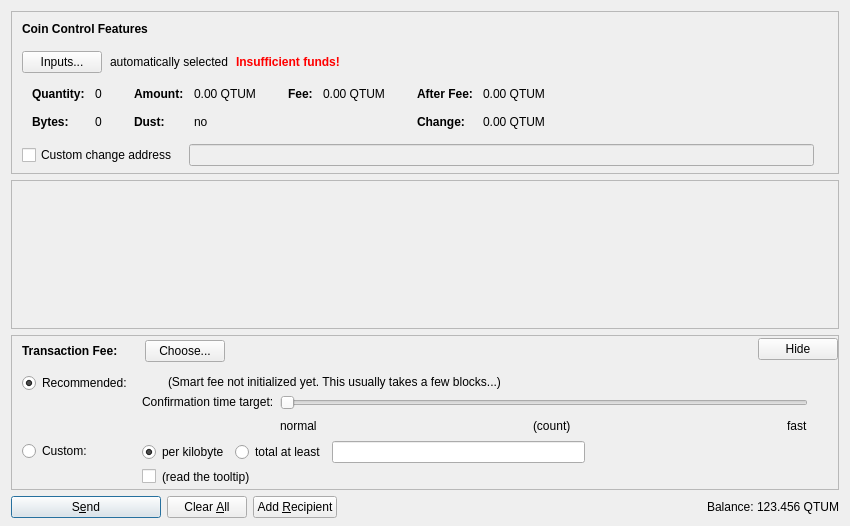
<?xml version="1.0" encoding="UTF-8"?>
<ui version="4.0">
 <class>SendCoinsDialog</class>
 <widget class="QDialog" name="SendCoinsDialog">
  <property name="geometry">
   <rect>
    <x>0</x>
    <y>0</y>
    <width>850</width>
    <height>526</height>
   </rect>
  </property>
  <property name="windowTitle">
   <string>Send Coins</string>
  </property>
  <layout class="QVBoxLayout" name="verticalLayout" stretch="0,1,0,0">
   <property name="bottomMargin">
    <number>8</number>
   </property>
   <item>
    <widget class="QFrame" name="frameCoinControl">
     <property name="sizePolicy">
      <sizepolicy hsizetype="Expanding" vsizetype="Expanding">
       <horstretch>0</horstretch>
       <verstretch>0</verstretch>
      </sizepolicy>
     </property>
     <property name="maximumSize">
      <size>
       <width>16777215</width>
       <height>16777215</height>
      </size>
     </property>
     <property name="frameShape">
      <enum>QFrame::StyledPanel</enum>
     </property>
     <property name="frameShadow">
      <enum>QFrame::Sunken</enum>
     </property>
     <layout class="QVBoxLayout" name="verticalLayoutCoinControl2">
      <property name="spacing">
       <number>0</number>
      </property>
      <property name="leftMargin">
       <number>0</number>
      </property>
      <property name="topMargin">
       <number>0</number>
      </property>
      <property name="rightMargin">
       <number>0</number>
      </property>
      <property name="bottomMargin">
       <number>6</number>
      </property>
      <item>
       <layout class="QVBoxLayout" name="verticalLayoutCoinControl" stretch="0,0,0,0,1">
        <property name="spacing">
         <number>0</number>
        </property>
        <property name="leftMargin">
         <number>10</number>
        </property>
        <property name="topMargin">
         <number>10</number>
        </property>
        <item>
         <layout class="QHBoxLayout" name="horizontalLayoutCoinControl1">
          <property name="bottomMargin">
           <number>15</number>
          </property>
          <item>
           <widget class="QLabel" name="labelCoinControlFeatures">
            <property name="sizePolicy">
             <sizepolicy hsizetype="Preferred" vsizetype="Maximum">
              <horstretch>0</horstretch>
              <verstretch>0</verstretch>
             </sizepolicy>
            </property>
            <property name="font">
             <font>
              <weight>75</weight>
              <bold>true</bold>
             </font>
            </property>
            <property name="styleSheet">
             <string notr="true">font-weight:bold;</string>
            </property>
            <property name="text">
             <string>Coin Control Features</string>
            </property>
           </widget>
          </item>
         </layout>
        </item>
        <item>
         <layout class="QHBoxLayout" name="horizontalLayoutCoinControl2" stretch="0,0,0,0">
          <property name="spacing">
           <number>8</number>
          </property>
          <property name="bottomMargin">
           <number>10</number>
          </property>
          <item>
           <widget class="QPushButton" name="pushButtonCoinControl">
            <property name="styleSheet">
             <string notr="true"/>
            </property>
            <property name="text">
             <string>Inputs...</string>
            </property>
            <property name="autoDefault">
             <bool>false</bool>
            </property>
           </widget>
          </item>
          <item>
           <widget class="QLabel" name="labelCoinControlAutomaticallySelected">
            <property name="text">
             <string>automatically selected</string>
            </property>
            <property name="margin">
             <number>5</number>
            </property>
           </widget>
          </item>
          <item>
           <widget class="QLabel" name="labelCoinControlInsuffFunds">
            <property name="font">
             <font>
              <weight>75</weight>
              <bold>true</bold>
             </font>
            </property>
            <property name="styleSheet">
             <string notr="true">color:red;font-weight:bold;</string>
            </property>
            <property name="text">
             <string>Insufficient funds!</string>
            </property>
            <property name="margin">
             <number>5</number>
            </property>
           </widget>
          </item>
          <item>
           <spacer name="horizontalSpacerCoinControl">
            <property name="orientation">
             <enum>Qt::Horizontal</enum>
            </property>
            <property name="sizeHint" stdset="0">
             <size>
              <width>40</width>
              <height>1</height>
             </size>
            </property>
           </spacer>
          </item>
         </layout>
        </item>
        <item>
         <widget class="QWidget" name="widgetCoinControl" native="true">
          <property name="sizePolicy">
           <sizepolicy hsizetype="Preferred" vsizetype="Preferred">
            <horstretch>0</horstretch>
            <verstretch>0</verstretch>
           </sizepolicy>
          </property>
          <property name="minimumSize">
           <size>
            <width>0</width>
            <height>0</height>
           </size>
          </property>
          <property name="styleSheet">
           <string notr="true"/>
          </property>
          <layout class="QHBoxLayout" name="horizontalLayoutCoinControl5">
           <property name="leftMargin">
            <number>0</number>
           </property>
           <property name="topMargin">
            <number>0</number>
           </property>
           <property name="rightMargin">
            <number>0</number>
           </property>
           <property name="bottomMargin">
            <number>0</number>
           </property>
           <item>
            <layout class="QHBoxLayout" name="horizontalLayoutCoinControl3" stretch="0,0,0,1">
             <property name="spacing">
              <number>20</number>
             </property>
             <property name="topMargin">
              <number>0</number>
             </property>
             <property name="bottomMargin">
              <number>10</number>
             </property>
             <item>
              <layout class="QFormLayout" name="formLayoutCoinControl1">
               <property name="horizontalSpacing">
                <number>10</number>
               </property>
               <property name="verticalSpacing">
                <number>14</number>
               </property>
               <property name="leftMargin">
                <number>10</number>
               </property>
               <property name="topMargin">
                <number>4</number>
               </property>
               <property name="rightMargin">
                <number>6</number>
               </property>
               <item row="0" column="0">
                <widget class="QLabel" name="labelCoinControlQuantityText">
                 <property name="font">
                  <font>
                   <weight>75</weight>
                   <bold>true</bold>
                  </font>
                 </property>
                 <property name="text">
                  <string>Quantity:</string>
                 </property>
                 <property name="margin">
                  <number>0</number>
                 </property>
                </widget>
               </item>
               <item row="0" column="1">
                <widget class="QLabel" name="labelCoinControlQuantity">
                 <property name="cursor">
                  <cursorShape>IBeamCursor</cursorShape>
                 </property>
                 <property name="contextMenuPolicy">
                  <enum>Qt::ActionsContextMenu</enum>
                 </property>
                 <property name="text">
                  <string notr="true">0</string>
                 </property>
                 <property name="margin">
                  <number>0</number>
                 </property>
                 <property name="textInteractionFlags">
                  <set>Qt::LinksAccessibleByMouse|Qt::TextSelectableByKeyboard|Qt::TextSelectableByMouse</set>
                 </property>
                </widget>
               </item>
               <item row="1" column="0">
                <widget class="QLabel" name="labelCoinControlBytesText">
                 <property name="font">
                  <font>
                   <weight>75</weight>
                   <bold>true</bold>
                  </font>
                 </property>
                 <property name="text">
                  <string>Bytes:</string>
                 </property>
                </widget>
               </item>
               <item row="1" column="1">
                <widget class="QLabel" name="labelCoinControlBytes">
                 <property name="cursor">
                  <cursorShape>IBeamCursor</cursorShape>
                 </property>
                 <property name="contextMenuPolicy">
                  <enum>Qt::ActionsContextMenu</enum>
                 </property>
                 <property name="text">
                  <string notr="true">0</string>
                 </property>
                 <property name="textInteractionFlags">
                  <set>Qt::LinksAccessibleByMouse|Qt::TextSelectableByKeyboard|Qt::TextSelectableByMouse</set>
                 </property>
                </widget>
               </item>
              </layout>
             </item>
             <item>
              <layout class="QFormLayout" name="formLayoutCoinControl2">
               <property name="horizontalSpacing">
                <number>10</number>
               </property>
               <property name="verticalSpacing">
                <number>14</number>
               </property>
               <property name="leftMargin">
                <number>6</number>
               </property>
               <property name="topMargin">
                <number>4</number>
               </property>
               <property name="rightMargin">
                <number>6</number>
               </property>
               <item row="0" column="0">
                <widget class="QLabel" name="labelCoinControlAmountText">
                 <property name="font">
                  <font>
                   <weight>75</weight>
                   <bold>true</bold>
                  </font>
                 </property>
                 <property name="text">
                  <string>Amount:</string>
                 </property>
                 <property name="margin">
                  <number>0</number>
                 </property>
                </widget>
               </item>
               <item row="0" column="1">
                <widget class="QLabel" name="labelCoinControlAmount">
                 <property name="cursor">
                  <cursorShape>IBeamCursor</cursorShape>
                 </property>
                 <property name="contextMenuPolicy">
                  <enum>Qt::ActionsContextMenu</enum>
                 </property>
                 <property name="text">
                  <string notr="true">0.00 QTUM</string>
                 </property>
                 <property name="textInteractionFlags">
                  <set>Qt::LinksAccessibleByMouse|Qt::TextSelectableByKeyboard|Qt::TextSelectableByMouse</set>
                 </property>
                </widget>
               </item>
               <item row="1" column="0">
                <widget class="QLabel" name="labelCoinControlLowOutputText">
                 <property name="font">
                  <font>
                   <weight>75</weight>
                   <bold>true</bold>
                  </font>
                 </property>
                 <property name="text">
                  <string>Dust:</string>
                 </property>
                </widget>
               </item>
               <item row="1" column="1">
                <widget class="QLabel" name="labelCoinControlLowOutput">
                 <property name="cursor">
                  <cursorShape>IBeamCursor</cursorShape>
                 </property>
                 <property name="contextMenuPolicy">
                  <enum>Qt::ActionsContextMenu</enum>
                 </property>
                 <property name="text">
                  <string notr="true">no</string>
                 </property>
                 <property name="textInteractionFlags">
                  <set>Qt::LinksAccessibleByMouse|Qt::TextSelectableByKeyboard|Qt::TextSelectableByMouse</set>
                 </property>
                </widget>
               </item>
              </layout>
             </item>
             <item>
              <layout class="QFormLayout" name="formLayoutCoinControl3">
               <property name="horizontalSpacing">
                <number>10</number>
               </property>
               <property name="verticalSpacing">
                <number>14</number>
               </property>
               <property name="leftMargin">
                <number>6</number>
               </property>
               <property name="topMargin">
                <number>4</number>
               </property>
               <property name="rightMargin">
                <number>6</number>
               </property>
               <item row="0" column="0">
                <widget class="QLabel" name="labelCoinControlFeeText">
                 <property name="font">
                  <font>
                   <weight>75</weight>
                   <bold>true</bold>
                  </font>
                 </property>
                 <property name="text">
                  <string>Fee:</string>
                 </property>
                 <property name="margin">
                  <number>0</number>
                 </property>
                </widget>
               </item>
               <item row="0" column="1">
                <widget class="QLabel" name="labelCoinControlFee">
                 <property name="cursor">
                  <cursorShape>IBeamCursor</cursorShape>
                 </property>
                 <property name="contextMenuPolicy">
                  <enum>Qt::ActionsContextMenu</enum>
                 </property>
                 <property name="text">
                  <string notr="true">0.00 QTUM</string>
                 </property>
                 <property name="textInteractionFlags">
                  <set>Qt::LinksAccessibleByMouse|Qt::TextSelectableByKeyboard|Qt::TextSelectableByMouse</set>
                 </property>
                </widget>
               </item>
              </layout>
             </item>
             <item>
              <layout class="QFormLayout" name="formLayoutCoinControl4">
               <property name="horizontalSpacing">
                <number>10</number>
               </property>
               <property name="verticalSpacing">
                <number>14</number>
               </property>
               <property name="leftMargin">
                <number>6</number>
               </property>
               <property name="topMargin">
                <number>4</number>
               </property>
               <property name="rightMargin">
                <number>6</number>
               </property>
               <item row="0" column="0">
                <widget class="QLabel" name="labelCoinControlAfterFeeText">
                 <property name="font">
                  <font>
                   <weight>75</weight>
                   <bold>true</bold>
                  </font>
                 </property>
                 <property name="text">
                  <string>After Fee:</string>
                 </property>
                 <property name="margin">
                  <number>0</number>
                 </property>
                </widget>
               </item>
               <item row="0" column="1">
                <widget class="QLabel" name="labelCoinControlAfterFee">
                 <property name="cursor">
                  <cursorShape>IBeamCursor</cursorShape>
                 </property>
                 <property name="contextMenuPolicy">
                  <enum>Qt::ActionsContextMenu</enum>
                 </property>
                 <property name="text">
                  <string notr="true">0.00 QTUM</string>
                 </property>
                 <property name="textInteractionFlags">
                  <set>Qt::LinksAccessibleByMouse|Qt::TextSelectableByKeyboard|Qt::TextSelectableByMouse</set>
                 </property>
                </widget>
               </item>
               <item row="1" column="0">
                <widget class="QLabel" name="labelCoinControlChangeText">
                 <property name="font">
                  <font>
                   <weight>75</weight>
                   <bold>true</bold>
                  </font>
                 </property>
                 <property name="text">
                  <string>Change:</string>
                 </property>
                </widget>
               </item>
               <item row="1" column="1">
                <widget class="QLabel" name="labelCoinControlChange">
                 <property name="cursor">
                  <cursorShape>IBeamCursor</cursorShape>
                 </property>
                 <property name="contextMenuPolicy">
                  <enum>Qt::ActionsContextMenu</enum>
                 </property>
                 <property name="text">
                  <string notr="true">0.00 QTUM</string>
                 </property>
                 <property name="textInteractionFlags">
                  <set>Qt::LinksAccessibleByMouse|Qt::TextSelectableByKeyboard|Qt::TextSelectableByMouse</set>
                 </property>
                </widget>
               </item>
              </layout>
             </item>
            </layout>
           </item>
          </layout>
         </widget>
        </item>
        <item>
         <layout class="QHBoxLayout" name="horizontalLayoutCoinControl4" stretch="0,0,0">
          <property name="spacing">
           <number>12</number>
          </property>
          <property name="sizeConstraint">
           <enum>QLayout::SetDefaultConstraint</enum>
          </property>
          <property name="topMargin">
           <number>5</number>
          </property>
          <property name="rightMargin">
           <number>5</number>
          </property>
          <item>
           <widget class="QCheckBox" name="checkBoxCoinControlChange">
            <property name="toolTip">
             <string>If this is activated, but the change address is empty or invalid, change will be sent to a newly generated address.</string>
            </property>
            <property name="text">
             <string>Custom change address</string>
            </property>
           </widget>
          </item>
          <item>
           <widget class="QValidatedLineEdit" name="lineEditCoinControlChange">
            <property name="enabled">
             <bool>false</bool>
            </property>
            <property name="sizePolicy">
             <sizepolicy hsizetype="Expanding" vsizetype="Fixed">
              <horstretch>0</horstretch>
              <verstretch>0</verstretch>
             </sizepolicy>
            </property>
           </widget>
          </item>
          <item>
           <widget class="QLabel" name="labelCoinControlChangeLabel">
            <property name="sizePolicy">
             <sizepolicy hsizetype="Preferred" vsizetype="Expanding">
              <horstretch>0</horstretch>
              <verstretch>0</verstretch>
             </sizepolicy>
            </property>
            <property name="minimumSize">
             <size>
              <width>0</width>
              <height>0</height>
             </size>
            </property>
            <property name="text">
             <string/>
            </property>
            <property name="margin">
             <number>3</number>
            </property>
           </widget>
          </item>
         </layout>
        </item>
        <item>
         <spacer name="verticalSpacerCoinControl">
          <property name="orientation">
           <enum>Qt::Vertical</enum>
          </property>
          <property name="sizeHint" stdset="0">
           <size>
            <width>800</width>
            <height>1</height>
           </size>
          </property>
         </spacer>
        </item>
       </layout>
      </item>
     </layout>
    </widget>
   </item>
   <item>
    <widget class="QScrollArea" name="scrollArea">
     <property name="widgetResizable">
      <bool>true</bool>
     </property>
     <widget class="QWidget" name="scrollAreaWidgetContents">
      <property name="geometry">
       <rect>
        <x>0</x>
        <y>0</y>
        <width>830</width>
        <height>104</height>
       </rect>
      </property>
      <layout class="QVBoxLayout" name="verticalLayout_2" stretch="0,1">
       <property name="leftMargin">
        <number>0</number>
       </property>
       <property name="topMargin">
        <number>0</number>
       </property>
       <property name="rightMargin">
        <number>0</number>
       </property>
       <property name="bottomMargin">
        <number>0</number>
       </property>
       <item>
        <layout class="QVBoxLayout" name="entries">
         <property name="spacing">
          <number>6</number>
         </property>
        </layout>
       </item>
       <item>
        <spacer name="verticalSpacer">
         <property name="orientation">
          <enum>Qt::Vertical</enum>
         </property>
         <property name="sizeHint" stdset="0">
          <size>
           <width>20</width>
           <height>40</height>
          </size>
         </property>
        </spacer>
       </item>
      </layout>
     </widget>
    </widget>
   </item>
   <item>
    <widget class="QFrame" name="frameFee">
     <property name="sizePolicy">
      <sizepolicy hsizetype="Expanding" vsizetype="Expanding">
       <horstretch>0</horstretch>
       <verstretch>0</verstretch>
      </sizepolicy>
     </property>
     <property name="maximumSize">
      <size>
       <width>16777215</width>
       <height>16777215</height>
      </size>
     </property>
     <property name="frameShape">
      <enum>QFrame::StyledPanel</enum>
     </property>
     <property name="frameShadow">
      <enum>QFrame::Sunken</enum>
     </property>
     <layout class="QVBoxLayout" name="verticalLayoutFee1">
      <property name="spacing">
       <number>0</number>
      </property>
      <property name="leftMargin">
       <number>0</number>
      </property>
      <property name="topMargin">
       <number>0</number>
      </property>
      <property name="rightMargin">
       <number>0</number>
      </property>
      <property name="bottomMargin">
       <number>0</number>
      </property>
      <item>
       <layout class="QVBoxLayout" name="verticalLayoutFee2" stretch="0,0,0">
        <property name="spacing">
         <number>0</number>
        </property>
        <property name="leftMargin">
         <number>10</number>
        </property>
        <property name="topMargin">
         <number>0</number>
        </property>
        <item>
         <layout class="QHBoxLayout" name="horizontalLayoutFee1">
          <property name="bottomMargin">
           <number>0</number>
          </property>
          <item>
           <layout class="QVBoxLayout" name="verticalLayoutFee7">
            <property name="spacing">
             <number>0</number>
            </property>
            <item>
             <spacer name="verticalSpacerSmartFee">
              <property name="orientation">
               <enum>Qt::Vertical</enum>
              </property>
              <property name="sizeType">
               <enum>QSizePolicy::Fixed</enum>
              </property>
              <property name="sizeHint" stdset="0">
               <size>
                <width>1</width>
                <height>4</height>
               </size>
              </property>
             </spacer>
            </item>
            <item>
             <layout class="QHBoxLayout" name="horizontalLayoutSmartFee">
              <property name="spacing">
               <number>10</number>
              </property>
              <item>
               <widget class="QLabel" name="labelFeeHeadline">
                <property name="sizePolicy">
                 <sizepolicy hsizetype="Preferred" vsizetype="Maximum">
                  <horstretch>0</horstretch>
                  <verstretch>0</verstretch>
                 </sizepolicy>
                </property>
                <property name="font">
                 <font>
                  <weight>75</weight>
                  <bold>true</bold>
                 </font>
                </property>
                <property name="styleSheet">
                 <string notr="true">font-weight:bold;</string>
                </property>
                <property name="text">
                 <string>Transaction Fee:</string>
                </property>
               </widget>
              </item>
              <item>
               <widget class="QLabel" name="labelFeeMinimized">
                <property name="text">
                 <string/>
                </property>
               </widget>
              </item>
              <item>
               <widget class="QPushButton" name="buttonChooseFee">
                <property name="text">
                 <string>Choose...</string>
                </property>
               </widget>
              </item>
             </layout>
            </item>
            <item>
             <spacer name="verticalSpacer_5">
              <property name="orientation">
               <enum>Qt::Vertical</enum>
              </property>
              <property name="sizeHint" stdset="0">
               <size>
                <width>1</width>
                <height>1</height>
               </size>
              </property>
             </spacer>
            </item>
           </layout>
          </item>
          <item>
           <spacer name="horizontalSpacer_4">
            <property name="orientation">
             <enum>Qt::Horizontal</enum>
            </property>
            <property name="sizeHint" stdset="0">
             <size>
              <width>40</width>
              <height>20</height>
             </size>
            </property>
           </spacer>
          </item>
          <item>
           <widget class="QPushButton" name="buttonMinimizeFee">
            <property name="toolTip">
             <string>collapse fee-settings</string>
            </property>
            <property name="text">
             <string>Hide</string>
            </property>
           </widget>
          </item>
         </layout>
        </item>
        <item>
         <widget class="QFrame" name="frameFeeSelection">
          <layout class="QVBoxLayout" name="verticalLayoutFee12">
           <property name="spacing">
            <number>0</number>
           </property>
           <property name="leftMargin">
            <number>0</number>
           </property>
           <property name="topMargin">
            <number>0</number>
           </property>
           <property name="rightMargin">
            <number>0</number>
           </property>
           <property name="bottomMargin">
            <number>0</number>
           </property>
           <item>
            <layout class="QGridLayout" name="gridLayoutFee">
             <property name="topMargin">
              <number>10</number>
             </property>
             <property name="bottomMargin">
              <number>4</number>
             </property>
             <property name="horizontalSpacing">
              <number>10</number>
             </property>
             <property name="verticalSpacing">
              <number>4</number>
             </property>
             <item row="1" column="1">
              <layout class="QVBoxLayout" name="verticalLayoutFee8">
               <property name="spacing">
                <number>6</number>
               </property>
               <item>
                <layout class="QHBoxLayout" name="horizontalLayoutFee13">
                 <item>
                  <widget class="QRadioButton" name="radioCustomPerKilobyte">
                   <property name="toolTip">
                    <string>If the custom fee is set to 1000 satoshis and the transaction is only 250 bytes, then &quot;per kilobyte&quot; only pays 250 satoshis in fee, while &quot;total at least&quot; pays 1000 satoshis. For transactions bigger than a kilobyte both pay by kilobyte.</string>
                   </property>
                   <property name="text">
                    <string>per kilobyte</string>
                   </property>
                   <property name="checked">
                    <bool>true</bool>
                   </property>
                   <attribute name="buttonGroup">
                    <string notr="true">groupCustomFee</string>
                   </attribute>
                  </widget>
                 </item>
                 <item>
                  <widget class="QRadioButton" name="radioCustomAtLeast">
                   <property name="toolTip">
                    <string>If the custom fee is set to 1000 satoshis and the transaction is only 250 bytes, then &quot;per kilobyte&quot; only pays 250 satoshis in fee, while &quot;total at least&quot; pays 1000 satoshis. For transactions bigger than a kilobyte both pay by kilobyte.</string>
                   </property>
                   <property name="text">
                    <string>total at least</string>
                   </property>
                   <attribute name="buttonGroup">
                    <string notr="true">groupCustomFee</string>
                   </attribute>
                  </widget>
                 </item>
                 <item>
                  <widget class="BitcoinAmountField" name="customFee"/>
                 </item>
                 <item>
                  <spacer name="horizontalSpacer_6">
                   <property name="orientation">
                    <enum>Qt::Horizontal</enum>
                   </property>
                   <property name="sizeHint" stdset="0">
                    <size>
                     <width>1</width>
                     <height>1</height>
                    </size>
                   </property>
                  </spacer>
                 </item>
                </layout>
               </item>
               <item>
                <layout class="QHBoxLayout" name="horizontalLayoutFee8">
                 <item>
                  <widget class="QCheckBox" name="checkBoxMinimumFee">
                   <property name="toolTip">
                    <string>Paying only the minimum fee is just fine as long as there is less transaction volume than space in the blocks. But be aware that this can end up in a never confirming transaction once there is more demand for bitcoin transactions than the network can process.</string>
                   </property>
                   <property name="text">
                    <string/>
                   </property>
                  </widget>
                 </item>
                 <item>
                  <widget class="QLabel" name="labelMinFeeWarning">
                   <property name="enabled">
                    <bool>true</bool>
                   </property>
                   <property name="toolTip">
                    <string>Paying only the minimum fee is just fine as long as there is less transaction volume than space in the blocks. But be aware that this can end up in a never confirming transaction once there is more demand for bitcoin transactions than the network can process.</string>
                   </property>
                   <property name="text">
                    <string>(read the tooltip)</string>
                   </property>
                   <property name="margin">
                    <number>5</number>
                   </property>
                  </widget>
                 </item>
                 <item>
                  <spacer name="horizontalSpacer_2">
                   <property name="orientation">
                    <enum>Qt::Horizontal</enum>
                   </property>
                   <property name="sizeHint" stdset="0">
                    <size>
                     <width>1</width>
                     <height>1</height>
                    </size>
                   </property>
                  </spacer>
                 </item>
                </layout>
               </item>
              </layout>
             </item>
             <item row="0" column="0">
              <layout class="QVBoxLayout" name="verticalLayoutFee4" stretch="0,1">
               <item>
                <widget class="QRadioButton" name="radioSmartFee">
                 <property name="text">
                  <string>Recommended:</string>
                 </property>
                 <property name="checked">
                  <bool>true</bool>
                 </property>
                 <attribute name="buttonGroup">
                  <string notr="true">groupFee</string>
                 </attribute>
                </widget>
               </item>
               <item>
                <spacer name="verticalSpacer_2">
                 <property name="orientation">
                  <enum>Qt::Vertical</enum>
                 </property>
                 <property name="sizeHint" stdset="0">
                  <size>
                   <width>1</width>
                   <height>1</height>
                  </size>
                 </property>
                </spacer>
               </item>
              </layout>
             </item>
             <item row="1" column="0">
              <layout class="QVBoxLayout" name="verticalLayoutFee9" stretch="0,1">
               <item>
                <widget class="QRadioButton" name="radioCustomFee">
                 <property name="text">
                  <string>Custom:</string>
                 </property>
                 <attribute name="buttonGroup">
                  <string notr="true">groupFee</string>
                 </attribute>
                </widget>
               </item>
               <item>
                <spacer name="verticalSpacer_6">
                 <property name="orientation">
                  <enum>Qt::Vertical</enum>
                 </property>
                 <property name="sizeHint" stdset="0">
                  <size>
                   <width>1</width>
                   <height>1</height>
                  </size>
                 </property>
                </spacer>
               </item>
              </layout>
             </item>
             <item row="0" column="1">
              <layout class="QVBoxLayout" name="verticalLayoutFee3" stretch="0,0,1">
               <property name="spacing">
                <number>6</number>
               </property>
               <property name="topMargin">
                <number>2</number>
               </property>
               <item>
                <layout class="QHBoxLayout" name="horizontalLayoutFee12">
                 <item>
                  <widget class="QLabel" name="labelSmartFee">
                   <property name="text">
                    <string/>
                   </property>
                   <property name="margin">
                    <number>2</number>
                   </property>
                  </widget>
                 </item>
                 <item>
                  <widget class="QLabel" name="labelFeeEstimation">
                   <property name="text">
                    <string/>
                   </property>
                  </widget>
                 </item>
                 <item>
                  <widget class="QLabel" name="labelSmartFee2">
                   <property name="text">
                    <string>(Smart fee not initialized yet. This usually takes a few blocks...)</string>
                   </property>
                   <property name="margin">
                    <number>2</number>
                   </property>
                  </widget>
                 </item>
                 <item>
                  <spacer name="horizontalSpacer_5">
                   <property name="orientation">
                    <enum>Qt::Horizontal</enum>
                   </property>
                   <property name="sizeHint" stdset="0">
                    <size>
                     <width>1</width>
                     <height>1</height>
                    </size>
                   </property>
                  </spacer>
                 </item>
                </layout>
               </item>
               <item>
                <layout class="QHBoxLayout" name="horizontalLayoutFee9">
                 <item>
                  <layout class="QVBoxLayout" name="verticalLayoutFee6">
                   <item>
                    <widget class="QLabel" name="labelSmartFee3">
                     <property name="text">
                      <string>Confirmation time target:</string>
                     </property>
                     <property name="margin">
                      <number>2</number>
                     </property>
                    </widget>
                   </item>
                   <item>
                    <spacer name="verticalSpacer_3">
                     <property name="orientation">
                      <enum>Qt::Vertical</enum>
                     </property>
                     <property name="sizeHint" stdset="0">
                      <size>
                       <width>1</width>
                       <height>1</height>
                      </size>
                     </property>
                    </spacer>
                   </item>
                  </layout>
                 </item>
                 <item>
                  <layout class="QVBoxLayout" name="verticalLayoutFee5">
                   <property name="rightMargin">
                    <number>30</number>
                   </property>
                   <item>
                    <widget class="QSlider" name="sliderSmartFee">
                     <property name="minimum">
                      <number>0</number>
                     </property>
                     <property name="maximum">
                      <number>23</number>
                     </property>
                     <property name="pageStep">
                      <number>1</number>
                     </property>
                     <property name="value">
                      <number>0</number>
                     </property>
                     <property name="orientation">
                      <enum>Qt::Horizontal</enum>
                     </property>
                     <property name="invertedAppearance">
                      <bool>false</bool>
                     </property>
                     <property name="invertedControls">
                      <bool>false</bool>
                     </property>
                     <property name="tickPosition">
                      <enum>QSlider::NoTicks</enum>
                     </property>
                    </widget>
                   </item>
                   <item>
                    <layout class="QHBoxLayout" name="horizontalLayoutFee10">
                     <item>
                      <widget class="QLabel" name="labelSmartFeeNormal">
                       <property name="text">
                        <string>normal</string>
                       </property>
                      </widget>
                     </item>
                     <item>
                      <spacer name="horizontalSpacer_7">
                       <property name="orientation">
                        <enum>Qt::Horizontal</enum>
                       </property>
                       <property name="sizeHint" stdset="0">
                        <size>
                         <width>40</width>
                         <height>20</height>
                        </size>
                       </property>
                      </spacer>
                     </item>
                     <item>
                      <widget class="QLabel" name="confirmationTargetLabel">
                       <property name="text">
                        <string notr="true">(count)</string>
                       </property>
                      </widget>
                     </item>
                     <item>
                      <spacer name="horizontalSpacer_3">
                       <property name="orientation">
                        <enum>Qt::Horizontal</enum>
                       </property>
                       <property name="sizeHint" stdset="0">
                        <size>
                         <width>40</width>
                         <height>20</height>
                        </size>
                       </property>
                      </spacer>
                     </item>
                     <item>
                      <widget class="QLabel" name="labelSmartFeeFast">
                       <property name="text">
                        <string>fast</string>
                       </property>
                      </widget>
                     </item>
                    </layout>
                   </item>
                  </layout>
                 </item>
                </layout>
               </item>
               <item>
                <spacer name="verticalSpacer_4">
                 <property name="orientation">
                  <enum>Qt::Vertical</enum>
                 </property>
                 <property name="sizeHint" stdset="0">
                  <size>
                   <width>1</width>
                   <height>1</height>
                  </size>
                 </property>
                </spacer>
               </item>
              </layout>
             </item>
            </layout>
           </item>
          </layout>
         </widget>
        </item>
        <item>
         <spacer name="verticalSpacerFee">
          <property name="orientation">
           <enum>Qt::Vertical</enum>
          </property>
          <property name="sizeHint" stdset="0">
           <size>
            <width>800</width>
            <height>1</height>
           </size>
          </property>
         </spacer>
        </item>
       </layout>
      </item>
     </layout>
    </widget>
   </item>
   <item>
    <layout class="QHBoxLayout" name="horizontalLayout">
     <item>
      <widget class="QPushButton" name="sendButton">
       <property name="minimumSize">
        <size>
         <width>150</width>
         <height>0</height>
        </size>
       </property>
       <property name="toolTip">
        <string>Confirm the send action</string>
       </property>
       <property name="text">
        <string>S&amp;end</string>
       </property>
       <property name="icon">
        <iconset resource="../bitcoin.qrc">
         <normaloff>:/icons/send</normaloff>:/icons/send</iconset>
       </property>
       <property name="autoDefault">
        <bool>false</bool>
       </property>
       <property name="default">
        <bool>true</bool>
       </property>
      </widget>
     </item>
     <item>
      <widget class="QPushButton" name="clearButton">
       <property name="sizePolicy">
        <sizepolicy hsizetype="Minimum" vsizetype="Fixed">
         <horstretch>0</horstretch>
         <verstretch>0</verstretch>
        </sizepolicy>
       </property>
       <property name="toolTip">
        <string>Clear all fields of the form.</string>
       </property>
       <property name="text">
        <string>Clear &amp;All</string>
       </property>
       <property name="icon">
        <iconset resource="../bitcoin.qrc">
         <normaloff>:/icons/remove</normaloff>:/icons/remove</iconset>
       </property>
       <property name="autoDefault">
        <bool>false</bool>
       </property>
      </widget>
     </item>
     <item>
      <widget class="QPushButton" name="addButton">
       <property name="toolTip">
        <string>Send to multiple recipients at once</string>
       </property>
       <property name="text">
        <string>Add &amp;Recipient</string>
       </property>
       <property name="icon">
        <iconset resource="../bitcoin.qrc">
         <normaloff>:/icons/add</normaloff>:/icons/add</iconset>
       </property>
       <property name="autoDefault">
        <bool>false</bool>
       </property>
      </widget>
     </item>
     <item>
      <spacer name="horizontalSpacer">
       <property name="orientation">
        <enum>Qt::Horizontal</enum>
       </property>
       <property name="sizeHint" stdset="0">
        <size>
         <width>40</width>
         <height>20</height>
        </size>
       </property>
      </spacer>
     </item>
     <item>
      <layout class="QHBoxLayout" name="horizontalLayout_2">
       <property name="spacing">
        <number>3</number>
       </property>
       <item>
        <widget class="QLabel" name="label">
         <property name="sizePolicy">
          <sizepolicy hsizetype="Preferred" vsizetype="Fixed">
           <horstretch>0</horstretch>
           <verstretch>0</verstretch>
          </sizepolicy>
         </property>
         <property name="text">
          <string>Balance:</string>
         </property>
        </widget>
       </item>
       <item>
        <widget class="QLabel" name="labelBalance">
         <property name="sizePolicy">
          <sizepolicy hsizetype="Preferred" vsizetype="Fixed">
           <horstretch>0</horstretch>
           <verstretch>0</verstretch>
          </sizepolicy>
         </property>
         <property name="cursor">
          <cursorShape>IBeamCursor</cursorShape>
         </property>
         <property name="text">
          <string notr="true">123.456 QTUM</string>
         </property>
         <property name="textInteractionFlags">
          <set>Qt::LinksAccessibleByMouse|Qt::TextSelectableByKeyboard|Qt::TextSelectableByMouse</set>
         </property>
        </widget>
       </item>
      </layout>
     </item>
    </layout>
   </item>
  </layout>
 </widget>
 <customwidgets>
  <customwidget>
   <class>QValidatedLineEdit</class>
   <extends>QLineEdit</extends>
   <header>qvalidatedlineedit.h</header>
  </customwidget>
  <customwidget>
   <class>BitcoinAmountField</class>
   <extends>QLineEdit</extends>
   <header>bitcoinamountfield.h</header>
   <container>1</container>
  </customwidget>
 </customwidgets>
 <resources>
  <include location="../bitcoin.qrc"/>
 </resources>
 <connections/>
 <buttongroups>
  <buttongroup name="groupFee"/>
  <buttongroup name="groupCustomFee"/>
 </buttongroups>
</ui>
